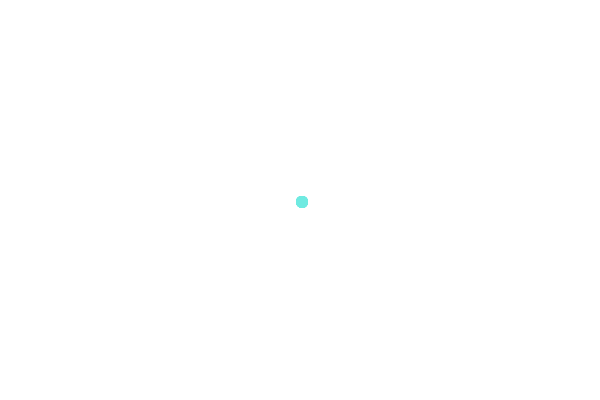
Frame 1 (no input)
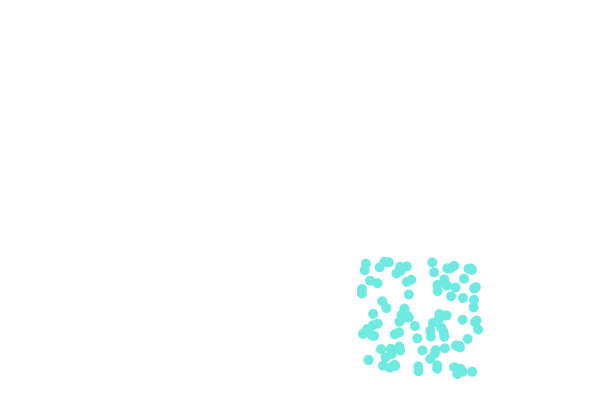
Frame 60 (the mouse pressed at the canvas centre just before this capture)
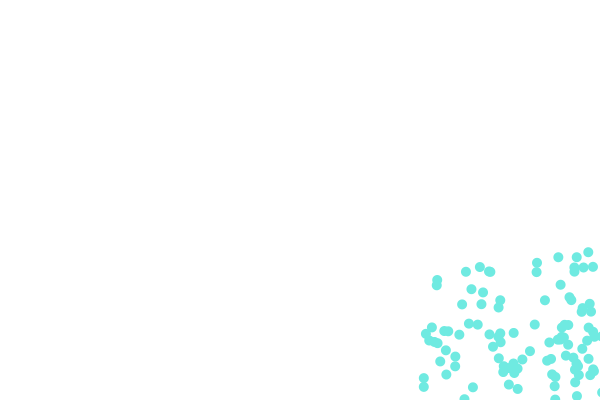
Frame 120 (the mouse held since frame 60 and released just before this capture)

The Processing sketch that drew these frames (run headless with seeded random() and noise(); from frame 60 on, the mouse is pressed at the canvas centre):

// Processing sketch: processing_119051
// ── processing_119051.pde

//DECLARACIÓN DE LAS VARIABLES Y LAS MATRICES
int sz = 10;
int numbolas = 100;

//creamos cuatro matrices con numbolas elementos
float[] posicionesX = new float[numbolas];
float[] posicionesY = new float[numbolas];
float[] velocidadesX = new float[numbolas];
float[] velocidadesY = new float[numbolas];


void setup() {
  size(600, 400);
  //INICIALIZAMOS POSICIONES DE X E Y Y SUS VELOCIDADES 
  for (int i = 0; i<numbolas; i++) {
  //Inicializamos las X de las bolas en medio de la pantalla (width/2)
    posicionesX[i] = width/2;
  //Inicializamos las Y de las bolas en medio de la pantalla (height/2)  
    posicionesY[i] = height/2;
  // Determinamos las velocidades de las bolas en X e Y, con un valor aleatorio entre 1 y 3  
    velocidadesX[i] = random(1, 3);
    velocidadesY[i] = random(1, 3);
  }
}

void draw() {
  background(255);

  //dibujamos todas las bolas por una función
  dibujabolas();

}


void dibujabolas() {
  noStroke();
  fill(111,234,225);

  //iniciamos un bucle para actualizar todos los elementos de las matrices
  for (int i = 0; i<numbolas; i++) {
    //ACTUALIZAMOS 
    posicionesX[i] += velocidadesX[i];
    posicionesY[i] += velocidadesY[i];
 //actualizamos posiciones
    //limites X
    if ((posicionesX[i]<0)||(posicionesX[i]>width)) {
      velocidadesX[i] = -velocidadesX[i];
    } 
    //limites Y
    if ((posicionesY[i]<0)||(posicionesY[i]>height)) {
      velocidadesY[i] = -velocidadesY[i];
    } 

    //dibujo de círculos:
    ellipse(posicionesX[i], posicionesY[i], sz, sz);
  }
}
